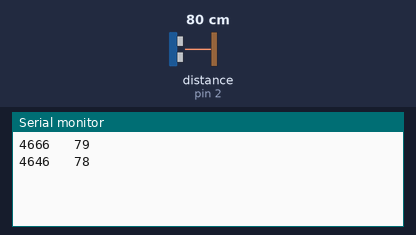
Simulated run of this sketch. Board: Arduino Uno, built with avr-gcc and run on an emulated ATmega328P. Shown: the last lines printed to the serial monitor. Wiring (inferred from the names in the program): ultrasonic range finder: trigger pin 3; echo pin 2. The inputs (shaded band) are chosen by the test bench; at power-on: distance to the obstacle (sensor on pin 2) 80 cm. The echo pulse lasts 58.3 µs per cm.

Above: at 1.8 s.
1.9 s: distance to the obstacle (sensor on pin 2) set to 2 cm
At 2.8 s:
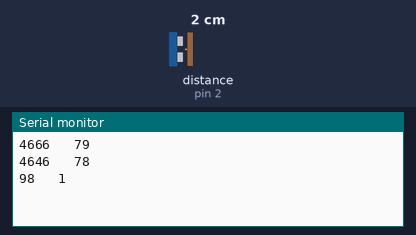
3.4 s: distance to the obstacle (sensor on pin 2) set to 4 cm
At 4.8 s:
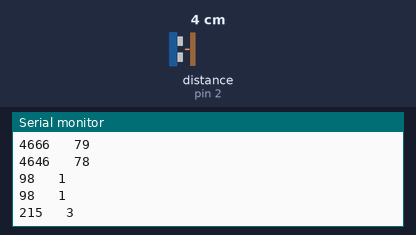
Timing chart, 0 to 6.4 s (numbered marks = the images above; inputs shaded):
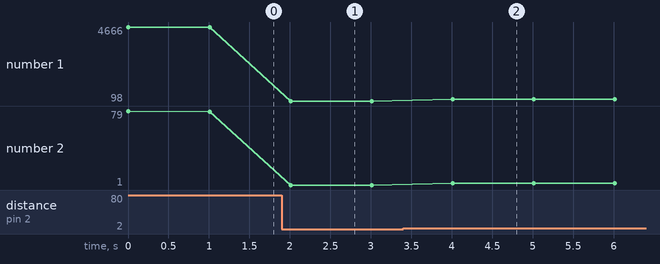

The sketch:

ultrasonic_example.ino
```cpp
#define trigger 3
#define echo 2


void setup() {
  Serial.begin(115200);
  pinMode(trigger, OUTPUT);
  pinMode(echo, INPUT);
}

void loop() {

  getDistance();
  delay(1000);

}

void getDistance(){

  // send a trigger pulse of 10us
  digitalWrite(trigger, LOW);
  delayMicroseconds(2);
  digitalWrite(trigger, HIGH);
  delayMicroseconds(10);
  digitalWrite(trigger, LOW);

  // measure the length of the echo pulse
  unsigned long pulseLength = pulseIn(echo, HIGH);

  Serial.print(pulseLength);
  Serial.print("   ");

  int distance = pulseLength * 0.034 / 2; // Speed of sound wave divided by 2 (go and back)

  Serial.println(distance);
}
```

Measured:
- after the input at 1.9 s, the serial monitor: prints a new line after 0.11 s (image 1)
- after the input at 3.4 s, the serial monitor: prints a new line after 0.61 s (image 2)
- plotted number 1: 4646 → 98 after the input at 1.9 s, 98 → 215 after the input at 3.4 s
- plotted number 2: 78 → 1 after the input at 1.9 s, 1 → 3 after the input at 3.4 s
